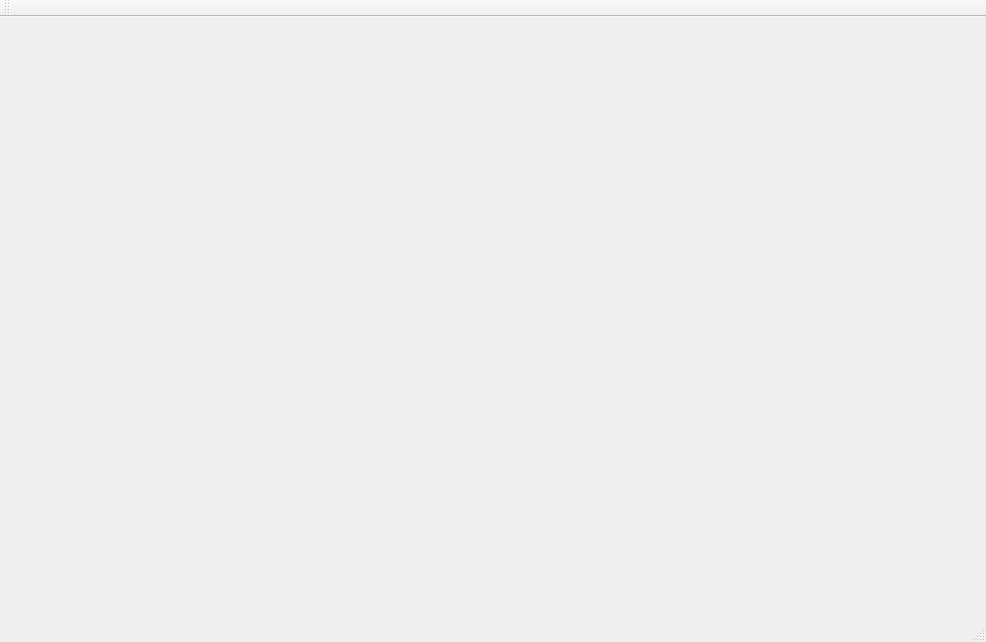
<?xml version="1.0" encoding="UTF-8"?>
<ui version="4.0">
 <class>editorClass</class>
 <widget class="QMainWindow" name="editorClass">
  <property name="geometry">
   <rect>
    <x>0</x>
    <y>0</y>
    <width>986</width>
    <height>642</height>
   </rect>
  </property>
  <property name="windowTitle">
   <string>editor</string>
  </property>
  <widget class="QWidget" name="centralWidget"/>
  <widget class="QMenuBar" name="menuBar">
   <property name="geometry">
    <rect>
     <x>0</x>
     <y>0</y>
     <width>986</width>
     <height>21</height>
    </rect>
   </property>
  </widget>
  <widget class="QToolBar" name="mainToolBar">
   <attribute name="toolBarArea">
    <enum>TopToolBarArea</enum>
   </attribute>
   <attribute name="toolBarBreak">
    <bool>false</bool>
   </attribute>
  </widget>
  <widget class="QStatusBar" name="statusBar"/>
 </widget>
 <layoutdefault spacing="6" margin="11"/>
 <resources>
  <include location="editor.qrc"/>
 </resources>
 <connections/>
</ui>
